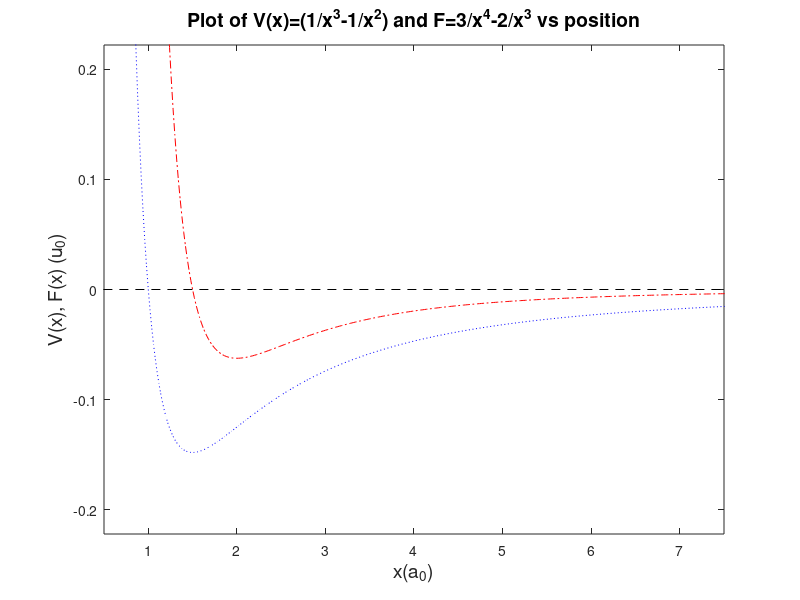

The MATLAB script that drew this image: (Note: this script raises an error after producing the figure.)
%v_and_f.m
% plots V=(1/x^3-1/x^2) and the related force F=3/x^4-2/x^3
clear;
xb=3/2;              %the bond length
vmin=-4/27;          %potential min determines size of plotting window
xmin=0.5;            %minimum value of x
xmax=5*xb;           %use the bond length to determine the maximum x 
NPTS=100;            %number of points
x=[xmin:2/NPTS:2*xmax]; %distance array
V=1./x.^3-1./x.^2;   %the potential array
F=3./x.^4-2./x.^3;   %the force array
plot(x,V,'b:',x,F,'r-.');
line([0,xmax],[0,0],'Color','k','LineStyle','--') %draw a zero line
axis([xmin, xmax,1.5*vmin,-1.5*vmin])
title('Plot of V(x)=(1/x^3-1/x^2) and F=3/x^4-2/x^3 vs position','FontSize',14)
ylabel('V(x), F(x) (u_0)','FontSize',14);
xlabel('x(a_0)','FontSize',14);
h=legend('V','F',0); set(h,'FontSize',14)
